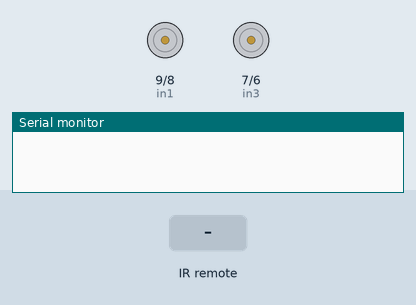
Simulated run of this sketch. Board: Arduino Uno, built with avr-gcc and run on an emulated ATmega328P. Shown: motor-driver pin pairs drawn as motors (green arrow = first pin HIGH = forward, orange = second pin HIGH = backward, longer = more drive, scaled by the enable pin), the last lines printed to the serial monitor. The test bench sets the inputs (shaded band).

Above: at 1.2 s.
1.3 s: infrared code 0xFF629D received
At 2.5 s:
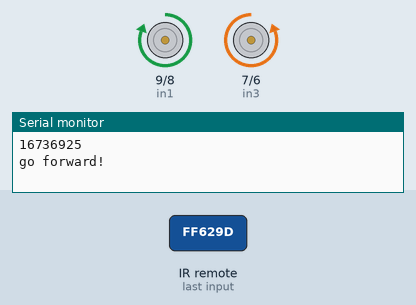
2.8 s: infrared code 0xFFA857 received
At 3.7 s:
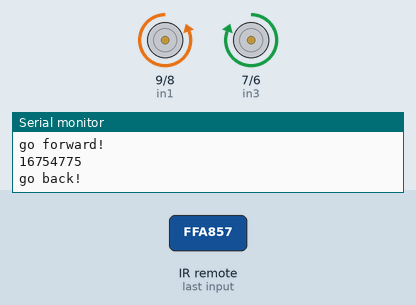
4.3 s: infrared code 0xFF22DD received
At 4.9 s:
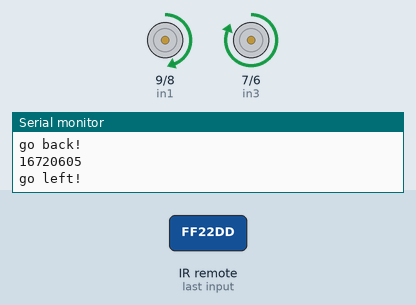
5.8 s: infrared code 0xFFC23D received
At 7.0 s:
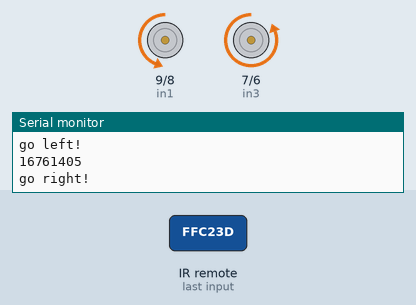
7.3 s: infrared code 0xFF02FD received
At 8.3 s:
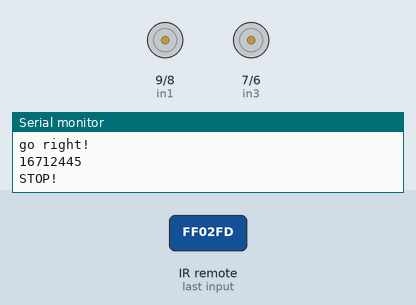
8.8 s: infrared code 0x511DBB received
At 9.5 s:
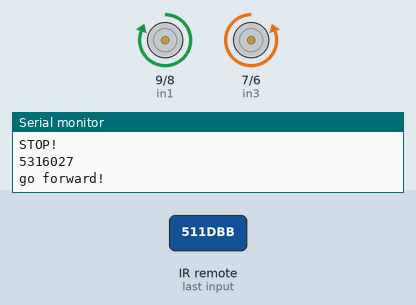
Timing chart, 0 to 11.3 s (numbered marks = the images above; inputs shaded):
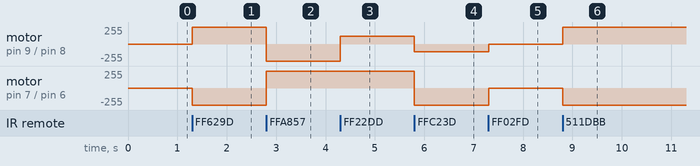

The sketch:

Infrared_remote_control_car.ino
```cpp
#include <IRremote.h>

#define F 16736925
#define B 16754775
#define L 16720605
#define R 16761405
#define S 16712445
#define UNKNOWN_F 5316027
#define UNKNOWN_B 2747854299
#define UNKNOWN_L 1386468383
#define UNKNOWN_R 553536955
#define UNKNOWN_S 3622325019

int RECV_PIN = 12;
int in1=9;
int in2=8;
int in3=7;
int in4=6;
int ENA=10;
int ENB=5;
int ABS=115;

IRrecv irrecv(RECV_PIN);
decode_results results;
unsigned long val;

void _mForward()
{
  digitalWrite(ENA,HIGH);
  digitalWrite(ENB,HIGH);
  digitalWrite(in1,HIGH);//digital output
  digitalWrite(in2,LOW);
  digitalWrite(in3,LOW);
  digitalWrite(in4,HIGH);
  Serial.println("go forward!");
}
void _mBack()
{
  digitalWrite(ENA,HIGH);
  digitalWrite(ENB,HIGH);
  digitalWrite(in1,LOW);
  digitalWrite(in2,HIGH);
  digitalWrite(in3,HIGH);
  digitalWrite(in4,LOW);
  Serial.println("go back!");
}
void _mleft()
{
  analogWrite(ENA,ABS);
  digitalWrite(ENB,HIGH);
  digitalWrite(in1,HIGH);
  digitalWrite(in2,LOW);
  digitalWrite(in3,HIGH);
  digitalWrite(in4,LOW);
  Serial.println("go left!");
}
void _mright()
{
  analogWrite(ENA,ABS);
  digitalWrite(ENB,HIGH);
  digitalWrite(in1,LOW);
  digitalWrite(in2,HIGH);
  digitalWrite(in3,LOW);
  digitalWrite(in4,HIGH);
  Serial.println("go right!");
}
void _mStop()
{
  digitalWrite(ENA,LOW);
  digitalWrite(ENB,LOW);
  Serial.println("STOP!");
}

void setup() {
  pinMode(in1,OUTPUT);
  pinMode(in2,OUTPUT);
  pinMode(in3,OUTPUT);
  pinMode(in4,OUTPUT);
  pinMode(ENA,OUTPUT);
  pinMode(ENB,OUTPUT);
  _mStop();
  irrecv.enableIRIn();
  Serial.begin(9600);
}

void loop() {
  if (irrecv.decode(&results)){
    val = results.value;
    Serial.println(val);
    irrecv.resume();
    switch(val){
      case F:
      case UNKNOWN_F: _mForward();break;
      case B:
      case UNKNOWN_B: _mBack(); break;
      case L:
      case UNKNOWN_L: _mleft(); break;
      case R:
      case UNKNOWN_R: _mright();break;
      case S:
      case UNKNOWN_S: _mStop(); break;
      default:break;
    }
  }
}
```

Measured:
- after the input at 1.3 s, motor on pin 9 (in1) / pin 8 (in2): stopped → forward 255/255 at once; motor on pin 7 (in3) / pin 6 (in4): stopped → backward 255/255 at once
- after the input at 2.8 s, motor on pin 9 (in1) / pin 8 (in2): forward 255/255 → backward 255/255 at once; motor on pin 7 (in3) / pin 6 (in4): backward 255/255 → forward 255/255 at once
- after the input at 4.3 s, motor on pin 9 (in1) / pin 8 (in2): backward 255/255 → forward 115/255 at once
- after the input at 5.8 s, motor on pin 9 (in1) / pin 8 (in2): forward 115/255 → backward 115/255 at once; motor on pin 7 (in3) / pin 6 (in4): forward 255/255 → backward 255/255 at once
- after the input at 7.3 s, motor on pin 9 (in1) / pin 8 (in2): backward 115/255 → stopped at once; motor on pin 7 (in3) / pin 6 (in4): backward 255/255 → stopped at once
- after the input at 8.8 s, motor on pin 9 (in1) / pin 8 (in2): stopped → forward 255/255 at once; motor on pin 7 (in3) / pin 6 (in4): stopped → backward 255/255 at once
